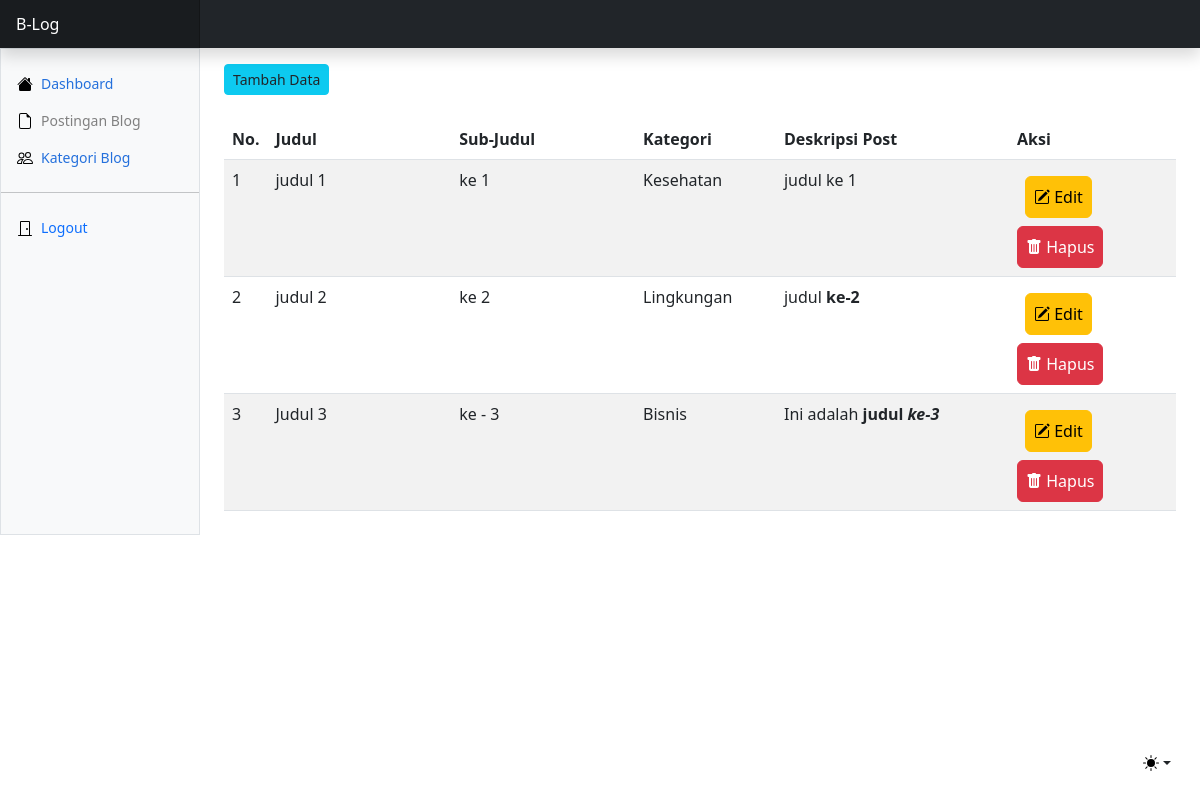
/dashboard/blog.php (signed in), run on an earlier commit of the app's database.
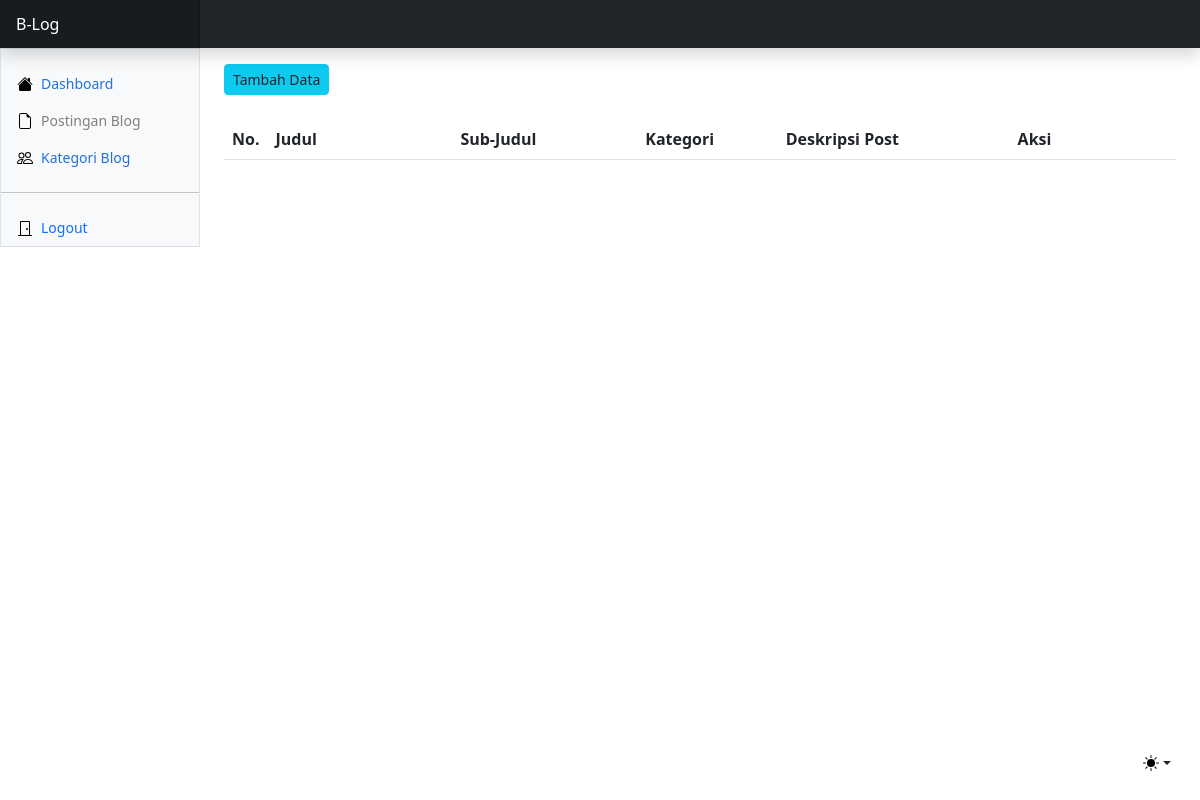
And on a later commit of the database.
### tables this page shows
CREATE TABLE `blog` (
  `id` int(11) NOT NULL,
  `judul` varchar(200) NOT NULL,
  `sub_judul` varchar(200) NOT NULL,
  `tipe` varchar(50) NOT NULL,
  `deskripsi` text NOT NULL,
  `gambar` varchar(50) NOT NULL
);

### functions/functions.php (called while the page is built, shortened)
<?php
$conn = mysqli_connect('localhost', 'root', '', 'b_log_project');
function query($query)
{
  global $conn;
  $hasil = mysqli_query($conn, $query);
  $rows = [];
  while ($row = mysqli_fetch_assoc($hasil)) {
    $rows[] = $row;
  }
  return $rows;
}

### dashboard/blog.php (the view, shortened to what this page needs)
<?php
require '../functions/functions.php';
$data = query("SELECT * FROM blog");
?>
<!DOCTYPE html>
<html lang="en" data-bs-theme="auto">
<head>
  <link rel="stylesheet" href="https://cdn.jsdelivr.net/npm/@docsearch/css@3" />
  <link href="../assets/css/bootstrap.min.css" rel="stylesheet" />
  <link href="../assets/css/dashboard.css" rel="stylesheet" />
  <link href="../assets/css/jquery.dataTables.min.css" rel="stylesheet" />
  <link href="../assets/css/b-html5-2.4.1_datatables.min.css" rel="stylesheet" />
  <link rel="stylesheet" href="https://cdn.jsdelivr.net/npm/@docsearch/css@3" />
  <link href="https://cdn.jsdelivr.net/npm/bootstrap-icons@1.10.3/font/bootstrap-icons.css" rel="stylesheet" />
</head>
<body>
  <div class="dropdown position-fixed bottom-0 end-0 mb-3 me-3 bd-mode-toggle">
    <button class="btn btn-bd-primary py-2 dropdown-toggle d-flex align-items-center" id="bd-theme" type="button" aria-expanded="false" data-bs-toggle="dropdown" aria-label="Toggle theme (auto)">
      <svg class="bi my-1 theme-icon-active" width="1em" height="1em">
        <use href="#circle-half"></use>
      </svg>
    </button>
  </div>
  <header class="navbar sticky-top bg-dark flex-md-nowrap p-0 shadow" data-bs-theme="dark">
    <a class="navbar-brand col-md-3 col-lg-2 me-0 px-3 fs-6 text-white" href="../index.php">B-Log</a>
  </header>
  <div class="container-fluid">
    <div class="row">
      <div class="sidebar border border-right col-md-3 col-lg-2 p-0 bg-body-tertiary">
        <div class="offcanvas-md offcanvas-end bg-body-tertiary" tabindex="-1" id="sidebarMenu" aria-labelledby="sidebarMenuLabel">
          <div class="offcanvas-body d-md-flex flex-column p-0 pt-lg-3 overflow-y-auto">
            <ul class="nav flex-column">
              <li class="nav-item">
                <a class="nav-link d-flex align-items-center gap-2 active" href="index.php">
                  <svg class="bi">
                    <use xlink:href="#house-fill" />
                  </svg>
                  Dashboard
                </a>
              </li>
              <li class="nav-item">
                <a class="nav-link d-flex align-items-center gap-2" href="blog.php">
                  <svg class="bi">
                    <use xlink:href="#file-earmark" />
                  </svg>
                  Postingan Blog
                </a>
              </li>
              <li class="nav-item">
                <a class="nav-link d-flex align-items-center gap-2 active" href="kategori.php">
                  <svg class="bi">
                    <use xlink:href="#people" />
                  </svg>
                  Kategori Blog
                </a>
              </li>
            </ul>
            <hr class="my-3" />
            <ul class="nav flex-column mb-auto">
              <li class="nav-item">
                <button class="nav-link d-flex align-items-center gap-2" id="keluar">
                  <svg class="bi">
                    <use xlink:href="#door-closed" />
                  </svg>
                  Logout
                </button>
              </li>
            </ul>
          </div>
        </div>
      </div>
      <main class="col-md-9 ms-sm-auto col-lg-10 px-md-4">
        <div class="d-flex justify-content-between flex-wrap flex-md-nowrap align-items-center pt-3 pb-2">
          <a href="functions/tambah-blog.php" class="btn btn-info btn-sm text-dark">Tambah Data</a>
        </div>
        <div class="justify-content-between align-items-center pt-3 pb-2">
          <table id="blog" class="table table-responsive table-striped">
            <thead>
              <tr>
                <th width="2%">No. </th>
                <th width="20%">Judul</th>
                <th width="20%">Sub-Judul</th>
                <th width="15%">Kategori</th>
                <th width="25%">Deskripsi Post</th>
                <th width="25%">Aksi</th>
              </tr>
            </thead>
            <tbody>
              <?php $i = 1;
              foreach ($data as $blog) : ?>
                <tr>
                  <td><?= $i++ ?></td>
                  <td><?= $blog['judul'] ?></td>
                  <td><?= $blog['sub_judul'] ?></td>
                  <td><?= $blog['tipe'] ?></td>
                  <td><?= htmlspecialchars_decode($blog['deskripsi']) ?></td>
                  <td>
                    <a href="functions/ubah-blog.php?id=<?= $blog['id'] ?>" class="btn btn-warning bt-sm p-2 m-2"><i class="bi bi-pencil-square"></i> Edit</a>
                    <a class="btn btn-danger bt-sm p-2" onclick="hapus(<?= $blog['id'] ?>)"><i class="bi bi-trash-fill"></i> Hapus</a>
                  </td>
                </tr>
              <?php endforeach ?>
            </tbody>
          </table>
        </div>
      </main>
    </div>
  </div>
</body>
</html>

### assets/css/dashboard.css (style rules this page uses)
.bi { display: inline-block; width: 1rem; height: 1rem; }
.sidebar .nav-link { font-size: .875rem; font-weight: 500; }
.sidebar .nav-link.active { color: #2470dc; }
.navbar-brand { padding-top: .75rem; padding-bottom: .75rem; background-color: rgba(0, 0, 0, .25); box-shadow: inset -1px 0 0 rgba(0, 0, 0, .25); }

### dashboard/blog.php (style rules this page uses)
li a.nav-link { color: gray; }

What changed in the data, as far as the page shows it:
removed blog: judul "judul 1", sub_judul "ke 1", tipe "Kesehatan", deskripsi "judul ke 1"
removed blog: judul "judul 2", sub_judul "ke 2", tipe "Lingkungan", deskripsi "judul ke-2"
removed blog: judul "Judul 3", sub_judul "ke - 3", tipe "Bisnis", deskripsi "Ini adalah judul ke-3"
